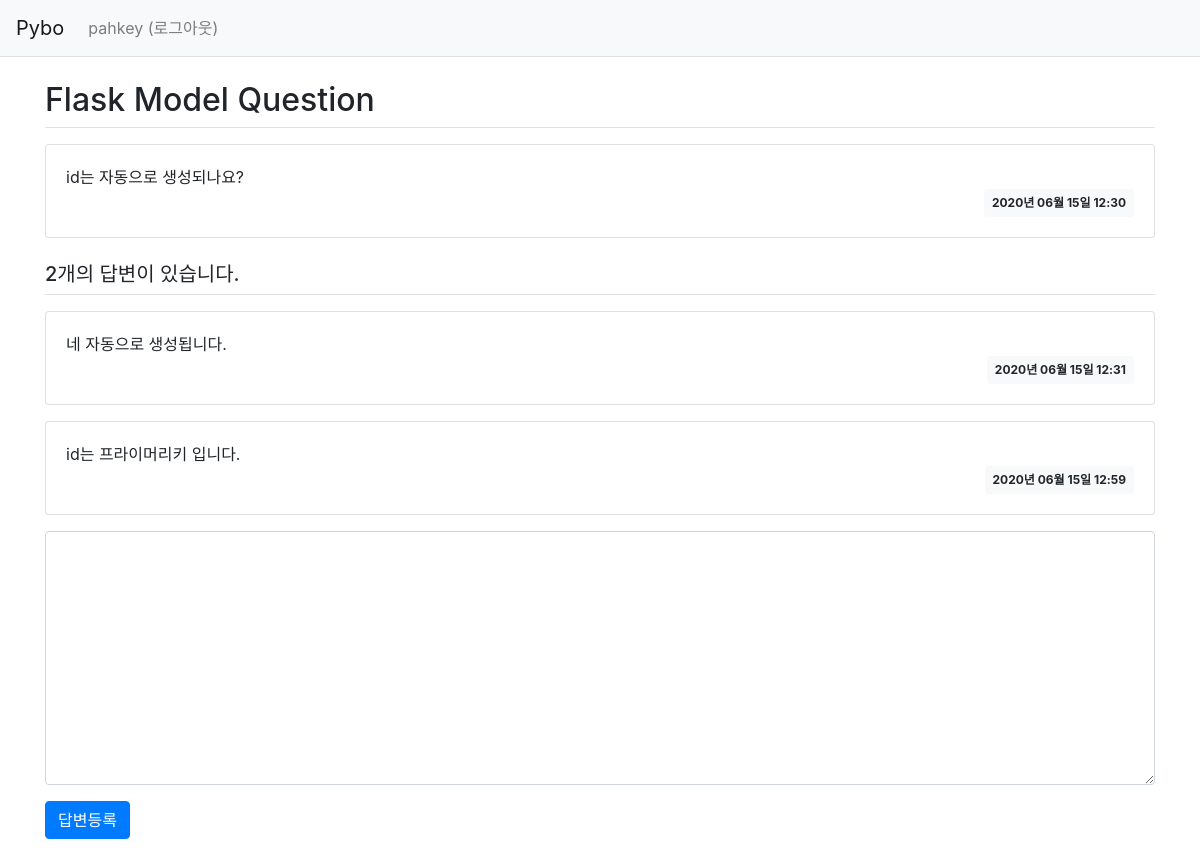
Screenshot of /question/detail/2/ (signed in) with the database file from the repository.
### pybo/models.py (models this page shows)
class User(db.Model):
    id = db.Column(db.Integer, primary_key=True)
    username = db.Column(db.String(150), unique=True, nullable=False)
    password = db.Column(db.String(200), nullable=False)
    email = db.Column(db.String(120), unique=True, nullable=False)

class Question(db.Model):
    id = db.Column(db.Integer, primary_key=True)
    subject = db.Column(db.String(200), nullable=False)
    content = db.Column(db.Text(), nullable=False)
    create_date = db.Column(db.DateTime(), nullable=False)
    user_id = db.Column(db.Integer, db.ForeignKey('user.id', ondelete='CASCADE'), nullable=False)
    user = db.relationship('User', backref=db.backref('question_set'))

class Answer(db.Model):
    id = db.Column(db.Integer, primary_key=True)
    question_id = db.Column(db.Integer, db.ForeignKey('question.id', ondelete='CASCADE'))
    question = db.relationship('Question', backref=db.backref('answer_set'))
    content = db.Column(db.Text(), nullable=False)
    create_date = db.Column(db.DateTime(), nullable=False)
    user_id = db.Column(db.Integer, db.ForeignKey('user.id', ondelete='CASCADE'), nullable=False)
    user = db.relationship('User', backref=db.backref('answer_set'))

### pybo/views/question_views.py (the view)
@bp.route('/detail/<int:question_id>/')
def detail(question_id):
    form = AnswerForm()
    question = Question.query.get_or_404(question_id)
    return render_template('question/question_detail.html', question=question, form=form)

### pybo/forms.py
class AnswerForm(FlaskForm):
    content = TextAreaField('내용', validators=[DataRequired('내용은 필수입력 항목입니다.')])

### pybo/filter.py (called while the page is built)
def format_datetime(value, fmt='%Y년 %m월 %d일 %H:%M'):
    return value.strftime(fmt)

### pybo/views/auth_views.py (called while the page is built)
@bp.before_app_request
def load_logged_in_user():
    user_id = session.get('user_id')
    if user_id is None:
        g.user = None
    else:
        g.user = User.query.get(user_id)

### pybo/templates/question/question_detail.html (shortened to what this page needs)
{% extends 'base.html' %}
{% block content %}
<div class="container my-3">
    <h2 class="border-bottom py-2">{{ question.subject }}</h2>
    <div class="card my-3">
        <div class="card-body">
            <div class="card-text" style="white-space: pre-line;">{{ question.content }}</div>
            <div class="d-flex justify-content-end">
                <div class="badge badge-light p-2">
                    {{ question.create_date|datetime }}
                </div>
            </div>
        </div>
    </div>
    <h5 class="border-bottom my-3 py-2">{{ question.answer_set|length }}개의 답변이 있습니다.</h5>
    {% for answer in question.answer_set %}
    <div class="card my-3">
        <div class="card-body">
            <div class="card-text" style="white-space: pre-line;">{{ answer.content }}</div>
            <div class="d-flex justify-content-end">
                <div class="badge badge-light p-2">
                    {{ answer.create_date|datetime }}
                </div>
            </div>
        </div>
    </div>
    {% endfor %}
    <form action="{{ url_for('answer.create', question_id=question.id) }}" method="post" class="my-3">
        <div class="form-group">
            <textarea {% if not g.user %}disabled{% endif %}
                    name="content" id="content" class="form-control" rows="10"></textarea>
        </div>
        <input type="submit" value="답변등록" class="btn btn-primary">
    </form>
</div>
{% endblock %}

### pybo/templates/navbar.html (shortened to what this page needs)
<nav class="navbar navbar-expand-lg navbar-light bg-light border-bottom">
    <a class="navbar-brand" href="{{ url_for('main.index') }}">Pybo</a>
    <div class="collapse navbar-collapse flex-grow-0" id="navbarNav">
        {% if g.user %}
        <ul class="navbar-nav">
            <li class="nav-item ">
                <a class="nav-link" href="{{ url_for('auth.logout') }}">{{ g.user.username }} (로그아웃)</a>
            </li>
        </ul>
        {% endif %}
    </div>
</nav>

### rows the page displays
User: user.username "pahkey"
Question: subject "Flask Model Question", content "id는 자동으로 생성되나요?", create_date "2020년 06월 15일 12:30"
Answer: content "네 자동으로 생성됩니다.", create_date "2020년 06월 15일 12:31"
Answer: content "id는 프라이머리키 입니다.", create_date "2020년 06월 15일 12:59"

### other values shown
{{ question.answer_set|length }} "2"
